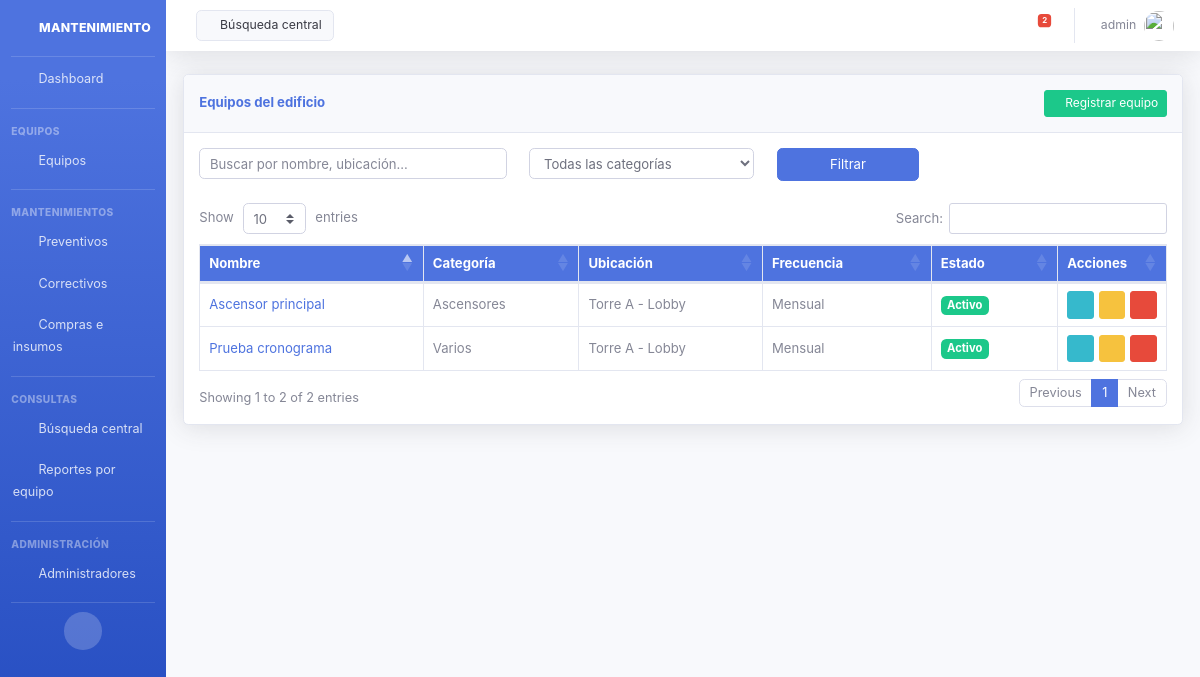
The app's page /api/equipos/ (signed in) with its own data.
### core/models.py (models this page shows, shortened)
class Administrador(AbstractUser):
    pass

class Equipo(models.Model):
    nombre = models.CharField(max_length=200)
    categoria = models.CharField(max_length=80, choices=CATEGORIA_EQUIPO_CHOICES, default='varios')
    ubicacion = models.CharField(max_length=200)
    marca = models.CharField(max_length=100, blank=True)
    modelo = models.CharField(max_length=100, blank=True)
    numero_serie = models.CharField(max_length=100, blank=True)
    frecuencia_preventiva = models.CharField(max_length=20, choices=FRECUENCIA_CHOICES, default='mensual')
    fecha_base_programacion = models.DateField(help_text='Fecha de referencia para el cronograma anual')
    proveedor_servicio = models.CharField(max_length=200, blank=True)
    observaciones = models.TextField(blank=True)
    activo = models.BooleanField(default=True)
    fecha_registro = models.DateTimeField(auto_now_add=True)
    class Meta:
        ordering = ['categoria', 'nombre']
        verbose_name = 'Equipo'
        verbose_name_plural = 'Equipos'

### core/views.py (the view)
# urls.py: path('equipos/', equipos_list, name='equipos-list'),
def equipos_list(request):
    query = request.GET.get('q', '').strip()
    categoria = request.GET.get('categoria', '')
    equipos = Equipo.objects.all()
    if query:
        equipos = equipos.filter(
            Q(nombre__icontains=query) |
            Q(ubicacion__icontains=query) |
            Q(marca__icontains=query)
        )
    if categoria:
        equipos = equipos.filter(categoria=categoria)
    return render(request, 'core/equipos_list.html', {
        'equipos': equipos,
        'q': query,
        'categoria_seleccionada': categoria,
        'categorias_equipo': CATEGORIA_EQUIPO_CHOICES,
    })

### core/templates/core/equipos_list.html (shortened to what this page needs)
{% extends 'core/base.html' %}
{% block content %}
<div class="card shadow mb-4">
    <div class="card-header py-3 d-flex justify-content-between align-items-center">
        <h6 class="m-0 font-weight-bold text-primary">Equipos del edificio</h6>
        <a href="{% url 'equipo-create' %}" class="btn btn-success btn-sm">
            <i class="fas fa-plus"></i> Registrar equipo
        </a>
    </div>
    <div class="card-body">
        <form method="get" class="row filtros-inline mb-3">
            <div class="col-12 col-md-4 mb-2">
                <input type="text" name="q" value="{{ q }}" class="form-control" placeholder="Buscar por nombre, ubicación...">
            </div>
            <div class="col-12 col-sm-6 col-md-3 mb-2">
                <select name="categoria" class="form-control">
                    <option value="">Todas las categorías</option>
                </select>
            </div>
            <div class="col-12 col-sm-6 col-md-2 mb-2">
                <button class="btn btn-primary btn-block">Filtrar</button>
            </div>
        </form>
        <div class="table-responsive">
            <table id="tabla-datos" class="table table-bordered table-hover">
                <thead class="bg-primary text-white">
                    <tr>
                        <th>Nombre</th>
                        <th>Categoría</th>
                        <th>Ubicación</th>
                        <th>Frecuencia</th>
                        <th>Estado</th>
                        <th class="col-acciones">Acciones</th>
                    </tr>
                </thead>
                <tbody>
                    {% for equipo in equipos %}
                    <tr>
                        <td><a href="{% url 'equipo-detalle' equipo.id %}">{{ equipo.nombre }}</a></td>
                        <td>{{ equipo.get_categoria_display }}</td>
                        <td>{{ equipo.ubicacion }}</td>
                        <td>{{ equipo.get_frecuencia_preventiva_display }}</td>
                        <td>
                            {% if equipo.activo %}
                            <span class="badge badge-success">Activo</span>
                            {% else %}
                            <span class="badge badge-secondary">Inactivo</span>
                            {% endif %}
                        </td>
                        <td class="td-acciones">
                            <div class="tabla-acciones">
                                <a href="{% url 'equipo-detalle' equipo.id %}" class="btn btn-info btn-sm" title="Ver historial"><i class="fas fa-eye"></i></a>
                                <a href="{% url 'equipo-edit' equipo.id %}" class="btn btn-warning btn-sm" title="Editar"><i class="fas fa-edit"></i></a>
                                <a href="{% url 'equipo-delete' equipo.id %}" class="btn btn-danger btn-sm btn-eliminar" title="Eliminar"><i class="fas fa-trash"></i></a>
                            </div>
                        </td>
                    </tr>
                    {% endfor %}
                </tbody>
            </table>
        </div>
    </div>
</div>
{% endblock %}
{% block extra_css %}
<link rel="stylesheet" href="https://cdn.datatables.net/1.13.6/css/dataTables.bootstrap4.min.css">
{% endblock %}

### core/templates/core/header.html (shortened to what this page needs)
{% load static %}
<nav class="navbar navbar-expand navbar-light bg-white topbar mb-4 static-top shadow">
    <a href="{% url 'busqueda-central' %}" class="d-none d-sm-inline-block btn btn-light border small mr-auto ml-md-3 my-2 my-md-0">
        <i class="fas fa-search fa-sm"></i> Búsqueda central
    </a>
    <ul class="navbar-nav ml-auto">
        <li class="nav-item dropdown no-arrow mx-1">
            <a class="nav-link dropdown-toggle" href="#" id="alertsDropdown" role="button" data-toggle="dropdown"
               aria-haspopup="true" aria-expanded="false">
                <i class="fas fa-bell fa-fw"></i>
                <span class="badge badge-danger badge-counter" id="alert-count">0</span>
            </a>
        </li>
        <li class="nav-item dropdown no-arrow">
            <a class="nav-link dropdown-toggle" href="#" id="userDropdown" role="button"
               data-toggle="dropdown" aria-haspopup="true" aria-expanded="false">
                <span class="mr-2 d-none d-lg-inline text-gray-600 small">{{ request.user.username }}</span>
                <img class="img-profile rounded-circle" src="{% static 'img/undraw_profile.svg' %}">
            </a>
        </li>
    </ul>
</nav>

### core/static/css/mantenimiento.css (style rules this page uses)
html { font-size: 15px; }
body { font-size: 0.9375rem; }
h6, .h6 { font-size: 0.88rem; }
.table { font-size: 0.875rem; }
.table th, .table td { padding: 0.5rem 0.6rem; vertical-align: middle; }
.btn { font-size: 0.875rem; }
.btn-sm { font-size: 0.8rem; padding: 0.25rem 0.5rem; }
.form-control, .custom-select, select.form-control { font-size: 0.875rem; padding: 0.4rem 0.65rem; height: calc(1.5em + 0.65rem + 2px); }
.card-header { padding: 0.6rem 1rem; }
.card-body { padding: 1rem; }
.badge { font-size: 0.75rem; padding: 0.35em 0.55em; }
.small, small { font-size: 0.82rem; }
.topbar { height: 3.4rem !important; }
.topbar .nav-link { font-size: 0.875rem; }
.tabla-acciones { display: inline-flex; flex-wrap: nowrap; align-items: center; justify-content: center; gap: 0.35rem; }
.tabla-acciones .btn { margin: 0; flex-shrink: 0; }
td.td-acciones, th.col-acciones { text-align: center; white-space: nowrap; width: 1%; }

### records on screen
Administrador: user.username "admin"
Equipo: nombre "Ascensor principal", categoria "Ascensores", ubicacion "Torre A - Lobby", frecuencia_preventiva "Mensual", activo "Activo"
Equipo: nombre "Prueba cronograma", categoria "Varios", ubicacion "Torre A - Lobby", frecuencia_preventiva "Mensual", activo "Activo"
